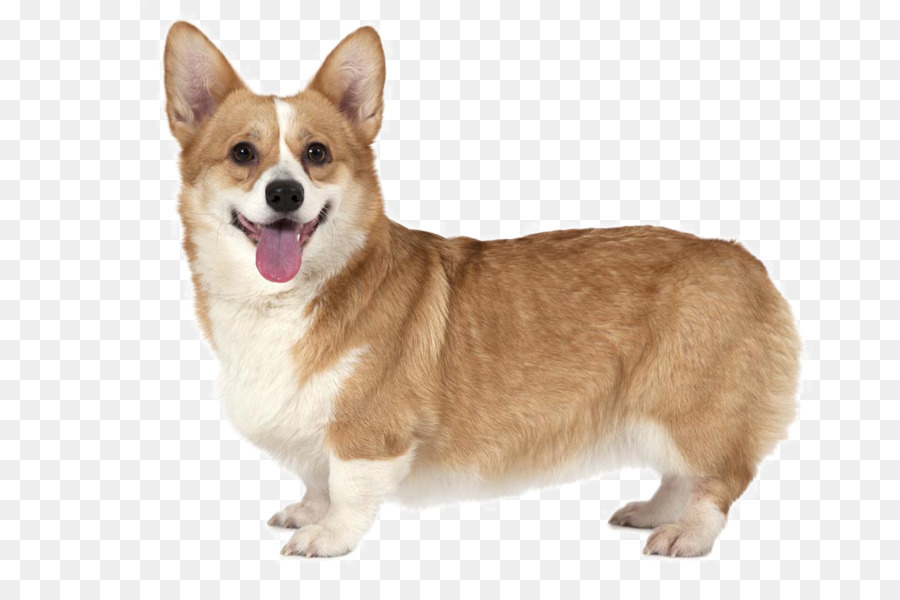
#> input picture Chapter_7/corgi.png, 900 x 600 px
$ python histogram_with_mask.py
#> lines starting #> are read from the running program, lines starting #| are printed output that depends on the picture; after the words box and inside, x2 and y2 are one past the last pixel; in counts of white or black regions, pixels touching at a corner belong together
from matplotlib import pyplot as plt
import numpy as np
import cv2

def plot_histogram(image, title, mask = None):
	chans = cv2.split(image)
	colors = ["b", "g", "r"]
	plt.figure()
	plt.title(title)
	plt.xlabel("Bins")
	plt.ylabel("# of Pixels")

	for i in range(3):
		hist = cv2.calcHist([chans[i]], [0], mask, [256], [0, 256])
		plt.plot(hist, color = colors[i])
		plt.xlim([0, 256])

# Loading original image and histogram
image = cv2.imread("corgi.png")
#> image is the input picture: shape (600, 900, 3); mean B, G, R 204.2, 214.6, 226.1
cv2.imshow("Original", image)
plot_histogram(image, "Histogram for Original Image")

# Cropping image and creating histogram
mask = np.zeros(image.shape[:2], dtype = "uint8")
cv2.rectangle(mask, (160, 20), (400, 300), (255, 255, 255), -1)
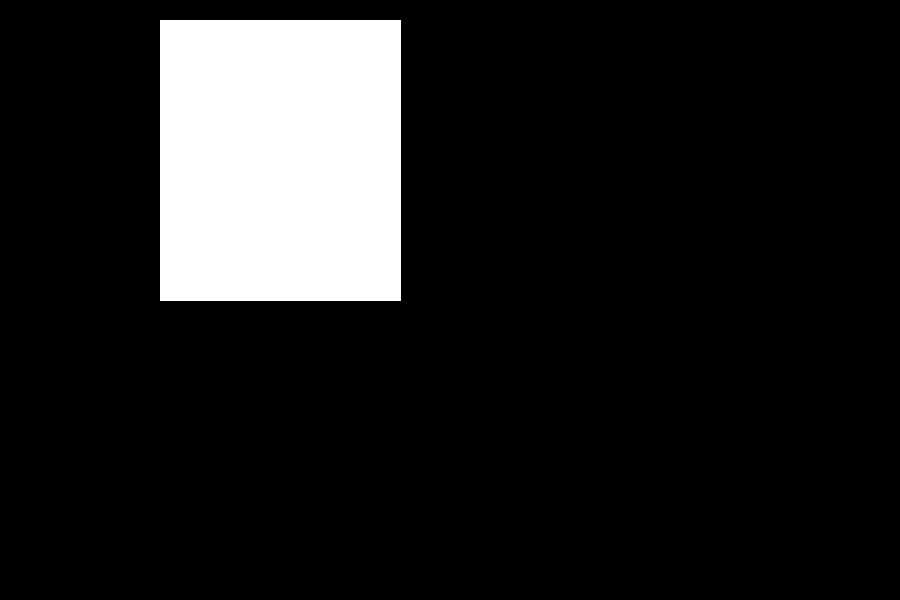
#> mask: shape (600, 900); 12.5% white; 1 white region, box (x1, y1, x2, y2) and area: (160, 20, 401, 301) 67721
maskedImage = cv2.bitwise_and(image, image, mask = mask)
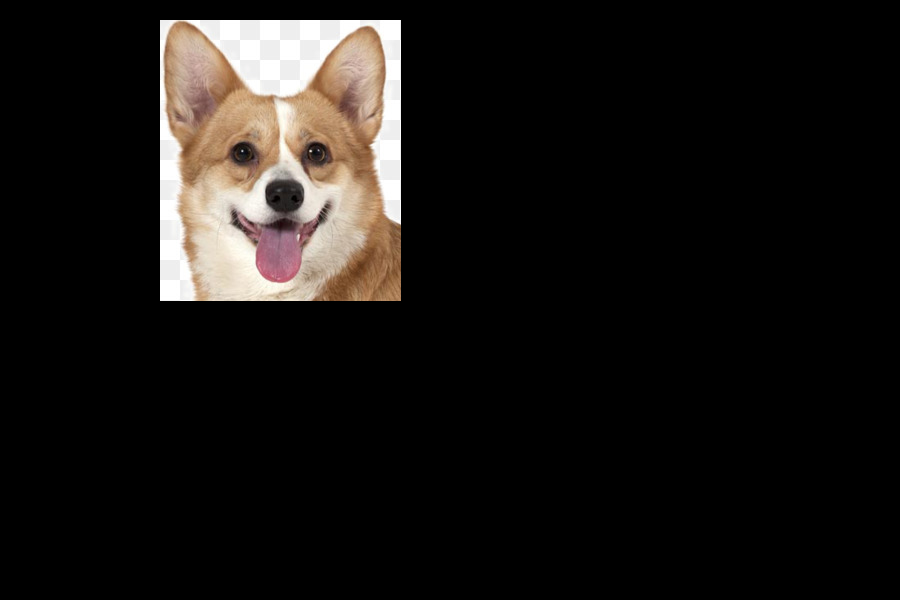
#> maskedImage: shape (600, 900, 3); mean B, G, R 19.8, 22, 24.9
cv2.imshow("Masked Image", maskedImage)
plot_histogram(image, "Histogram for Masked Image", mask = mask)

plt.show()
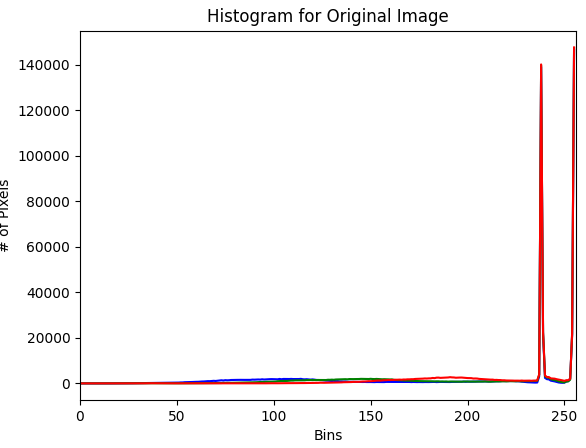
#> figure drawn by matplotlib, 1 panel; curve peaks at x = 255, y = 146258; curve peaks at x = 255, y = 147190; curve peaks at x = 255, y = 147511
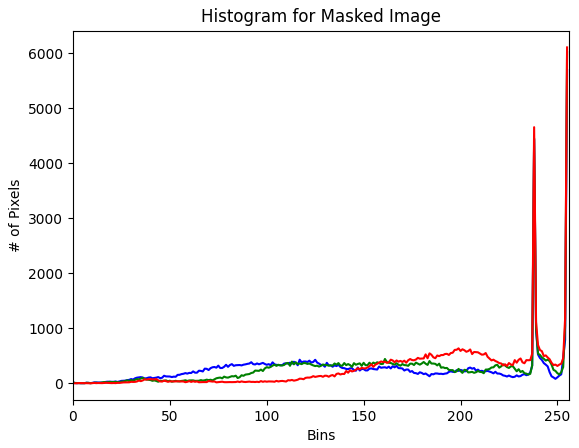
#> figure drawn by matplotlib, 1 panel; curve peaks at x = 255, y = 5694; curve peaks at x = 255, y = 6019; curve peaks at x = 255, y = 6106
cv2.waitKey(0)
